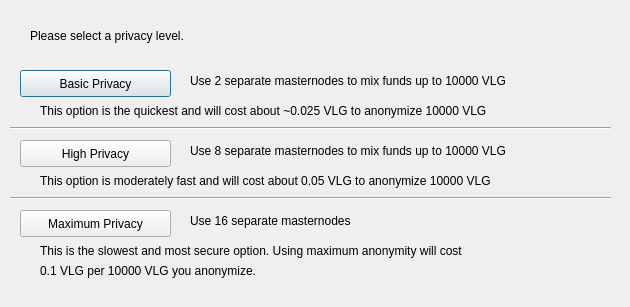
<?xml version="1.0" encoding="UTF-8"?>
<ui version="4.0">
 <class>ObfuscationConfig</class>
 <widget class="QDialog" name="ObfuscationConfig">
  <property name="geometry">
   <rect>
    <x>0</x>
    <y>0</y>
    <width>630</width>
    <height>307</height>
   </rect>
  </property>
  <property name="windowTitle">
   <string>Configure Obfuscation</string>
  </property>
  <widget class="QPushButton" name="buttonBasic">
   <property name="geometry">
    <rect>
     <x>20</x>
     <y>70</y>
     <width>151</width>
     <height>27</height>
    </rect>
   </property>
   <property name="text">
    <string>Basic Privacy</string>
   </property>
  </widget>
  <widget class="QPushButton" name="buttonHigh">
   <property name="geometry">
    <rect>
     <x>20</x>
     <y>140</y>
     <width>151</width>
     <height>27</height>
    </rect>
   </property>
   <property name="text">
    <string>High Privacy</string>
   </property>
  </widget>
  <widget class="QPushButton" name="buttonMax">
   <property name="geometry">
    <rect>
     <x>20</x>
     <y>210</y>
     <width>151</width>
     <height>27</height>
    </rect>
   </property>
   <property name="text">
    <string>Maximum Privacy</string>
   </property>
  </widget>
  <widget class="QLabel" name="label">
   <property name="geometry">
    <rect>
     <x>30</x>
     <y>20</y>
     <width>571</width>
     <height>31</height>
    </rect>
   </property>
   <property name="text">
    <string>Please select a privacy level.</string>
   </property>
  </widget>
  <widget class="QLabel" name="label_2">
   <property name="geometry">
    <rect>
     <x>190</x>
     <y>70</y>
     <width>421</width>
     <height>21</height>
    </rect>
   </property>
   <property name="text">
    <string>Use 2 separate masternodes to mix funds up to 10000 VLG</string>
   </property>
  </widget>
  <widget class="QLabel" name="label_3">
   <property name="geometry">
    <rect>
     <x>190</x>
     <y>140</y>
     <width>411</width>
     <height>21</height>
    </rect>
   </property>
   <property name="text">
    <string>Use 8 separate masternodes to mix funds up to 10000 VLG</string>
   </property>
  </widget>
  <widget class="QLabel" name="label_4">
   <property name="geometry">
    <rect>
     <x>190</x>
     <y>210</y>
     <width>421</width>
     <height>21</height>
    </rect>
   </property>
   <property name="text">
    <string>Use 16 separate masternodes</string>
   </property>
  </widget>
  <widget class="QLabel" name="label_6">
   <property name="geometry">
    <rect>
     <x>40</x>
     <y>100</y>
     <width>561</width>
     <height>21</height>
    </rect>
   </property>
   <property name="text">
    <string>This option is the quickest and will cost about ~0.025 VLG to anonymize 10000 VLG</string>
   </property>
  </widget>
  <widget class="QLabel" name="label_7">
   <property name="geometry">
    <rect>
     <x>40</x>
     <y>170</y>
     <width>561</width>
     <height>21</height>
    </rect>
   </property>
   <property name="text">
    <string>This option is moderately fast and will cost about 0.05 VLG to anonymize 10000 VLG</string>
   </property>
  </widget>
  <widget class="QLabel" name="label_8">
   <property name="geometry">
    <rect>
     <x>40</x>
     <y>240</y>
     <width>561</width>
     <height>21</height>
    </rect>
   </property>
   <property name="text">
    <string>This is the slowest and most secure option. Using maximum anonymity will cost</string>
   </property>
  </widget>
  <widget class="QLabel" name="label_9">
   <property name="geometry">
    <rect>
     <x>40</x>
     <y>260</y>
     <width>561</width>
     <height>21</height>
    </rect>
   </property>
   <property name="text">
    <string>0.1 VLG per 10000 VLG you anonymize.</string>
   </property>
  </widget>
  <widget class="Line" name="line">
   <property name="geometry">
    <rect>
     <x>10</x>
     <y>120</y>
     <width>601</width>
     <height>16</height>
    </rect>
   </property>
   <property name="orientation">
    <enum>Qt::Horizontal</enum>
   </property>
  </widget>
  <widget class="Line" name="line_2">
   <property name="geometry">
    <rect>
     <x>10</x>
     <y>190</y>
     <width>601</width>
     <height>16</height>
    </rect>
   </property>
   <property name="orientation">
    <enum>Qt::Horizontal</enum>
   </property>
  </widget>
 </widget>
 <resources/>
 <connections/>
</ui>
